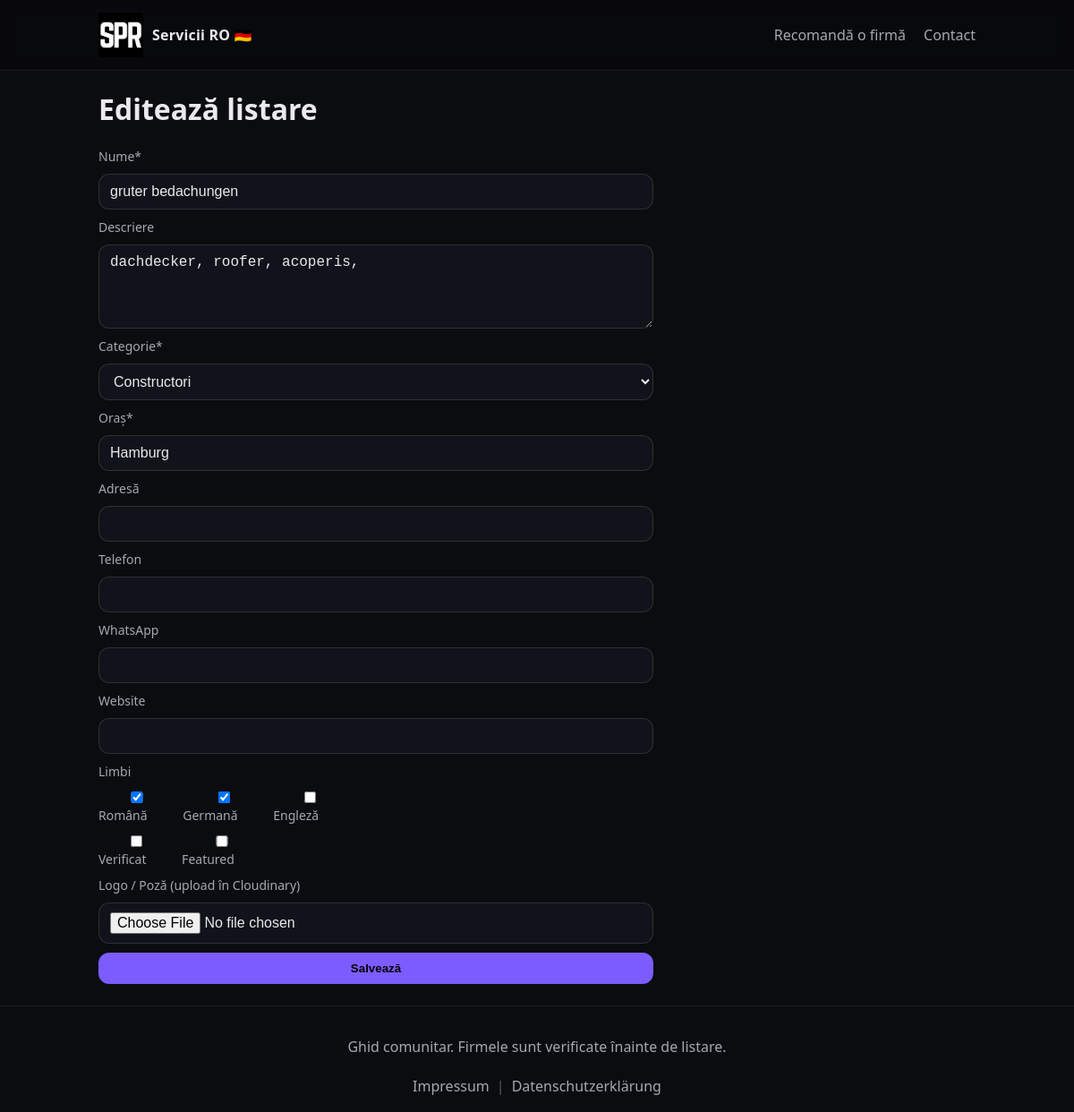
The app's page /control-9f3a7/listings/2/edit (signed in) with its own data.
### app/models.py (models this page shows)
class Listing(db.Model):
    id = db.Column(db.Integer, primary_key=True)
    name = db.Column(db.String(200), nullable=False)
    slug = db.Column(db.String(240), nullable=False, unique=True)
    description = db.Column(db.Text, nullable=True)
    category_id = db.Column(db.Integer, db.ForeignKey("category.id"), nullable=False)
    city_id = db.Column(db.Integer, db.ForeignKey("city.id"), nullable=False)
    address = db.Column(db.String(255), nullable=True)
    phone = db.Column(db.String(80), nullable=True)
    whatsapp = db.Column(db.String(80), nullable=True)
    phone_key = db.Column(db.String(30), nullable=True, unique=True, index=True)
    whatsapp_key = db.Column(db.String(30), nullable=True, unique=True, index=True)
    website = db.Column(db.String(255), nullable=True)
    languages = db.Column(db.String(50), nullable=True)  # "ro,de,en"
    verified = db.Column(db.Boolean, default=False)
    featured = db.Column(db.Boolean, default=False)
    image_url = db.Column(db.String(500), nullable=True)  # Cloudinary URL
    created_at = db.Column(db.DateTime, default=datetime.utcnow)
    updated_at = db.Column(db.DateTime, default=datetime.utcnow, onupdate=datetime.utcnow)
    category = db.relationship("Category")
    city = db.relationship("City")

class Category(db.Model):
    id = db.Column(db.Integer, primary_key=True)
    name = db.Column(db.String(120), nullable=False, unique=True)
    slug = db.Column(db.String(140), nullable=False, unique=True)

class City(db.Model):
    id = db.Column(db.Integer, primary_key=True)
    name = db.Column(db.String(120), nullable=False)
    slug = db.Column(db.String(140), nullable=False, unique=True)
    state = db.Column(db.String(120), nullable=True)
    lat = db.Column(db.Float, nullable=True)
    lng = db.Column(db.Float, nullable=True)

### app/admin/routes.py (the view, shortened to what this page needs)
@admin_bp.route("/listings/<int:listing_id>/edit", methods=["GET", "POST"])
@admin_required
def listings_edit(listing_id: int):
    item = Listing.query.get_or_404(listing_id)
    categories = Category.query.order_by(Category.name.asc()).all()
    return render_template(
        "admin/listing_form.html",
        categories=categories,
        item=item,
        languages_from_str=languages_from_str
    )

### app/admin/routes.py (called while the page is built, shortened)
def admin_required(fn):
    @wraps(fn)
    def wrapper(*args, **kwargs):
        if not session.get("is_admin"):
            return redirect(url_for("admin.login", next=request.path))
        return fn(*args, **kwargs)
    return wrapper

@admin_bp.before_app_request
def setup_cloudinary():
    from flask import current_app
    cfg = current_app.config
    if cfg.get("CLOUDINARY_URL"):
        cloudinary.config(cloudinary_url=cfg["CLOUDINARY_URL"])

### app/public/routes.py (called while the page is built)
@public_bp.app_context_processor
def inject_globals():
    return {
        "all_categories": Category.query.order_by(Category.name.asc()).all(),
        "all_cities": City.query.order_by(City.name.asc()).all(),
        "languages_from_str": languages_from_str
    }

### app/utils.py (called while the page is built)
def languages_from_str(s: str | None) -> list[str]:
    if not s:
        return []
    return [x for x in s.split(",") if x]

### app/templates/admin/listing_form.html (shortened to what this page needs)
{% extends "base.html" %}
{% block content %}
  <h1>{% if item %}Editează{% else %}Creează{% endif %} listare</h1>
  <form class="form" method="post" enctype="multipart/form-data">
    <label>Nume*</label>
    <input name="name" required value="{{ item.name if item else '' }}"/>
    <label>Descriere</label>
    <textarea name="description" rows="4">{{ item.description if item and item.description else '' }}</textarea>
    <label>Categorie*</label>
    <select name="category_id" required>
      {% for c in categories %}
        <option value="{{ c.id }}" {% if item and item.category_id == c.id %}selected{% endif %}>{{ c.name }}</option>
      {% endfor %}
    </select>
    <label>Oraș*</label>
    <input
      name="city_name"
      placeholder="ex: 31655 Stadthagen"
      value="{{ item.city.name if item and item.city else '' }}"
      required/>
    <label>Adresă</label>
    <input name="address" value="{{ item.address if item and item.address else '' }}"/>
    <label>Telefon</label>
    <input name="phone" value="{{ item.phone if item and item.phone else '' }}"/>
    <label>WhatsApp</label>
    <input name="whatsapp" value="{{ item.whatsapp if item and item.whatsapp else '' }}"/>
    <label>Website</label>
    <input name="website" value="{{ item.website if item and item.website else '' }}"/>
    <label>Limbi</label>
    {% set langs = languages_from_str(item.languages) if item else [] %}
    <div class="checks">
      <label><input type="checkbox" name="languages" value="ro" {% if 'ro' in langs %}checked{% endif %}/> Română</label>
      <label><input type="checkbox" name="languages" value="de" {% if 'de' in langs %}checked{% endif %}/> Germană</label>
      <label><input type="checkbox" name="languages" value="en" {% if 'en' in langs %}checked{% endif %}/> Engleză</label>
    </div>
    <div class="checks">
      <label><input type="checkbox" name="verified" {% if item and item.verified %}checked{% endif %}/> Verificat</label>
      <label><input type="checkbox" name="featured" {% if item and item.featured %}checked{% endif %}/> Featured</label>
    </div>
    <label>Logo / Poză (upload în Cloudinary)</label>
    <input type="file" name="image" accept="image/*"/>
    <button type="submit">Salvează</button>
  </form>
{% endblock %}

### app/static/css/style.css (style rules this page uses)
:root { --bg:#0b0c10; --card:#12131a; --text:#e9e9ef; --muted:#a7a7b3; --accent:#7c5cff; --danger:#ff4d4d; }
* { box-sizing:border-box; }
html, body { height:100%; }
body { margin:0; font-family: ui-sans-serif, system-ui, -apple-system, Segoe UI, Roboto, Arial; background:var(--bg); color:var(--text); min-height:100vh; display:flex; flex-direction:column; }
.search input, .search select, .search button, .form input, .form select, .form textarea, .filters input, .filters select { width:100%; padding:10px 12px; border-radius:12px; border:1px solid rgba(255,255,255,.12); background:var(--card); color:var(--text); font-size:16px; }
.search button, .form button, button { background:var(--accent); border:none; cursor:pointer; font-weight:700; padding:10px 12px; border-radius:12px; }
.form { display:grid; gap:10px; max-width:620px; }
.form label { font-size:14px; color:var(--muted); }
.checks { display:flex; gap:16px; flex-wrap:wrap; align-items:center; }

### records on screen
Listing: name "gruter bedachungen", description "dachdecker, roofer, acoperis,", category_id "Constructori"
City: city_name "Hamburg"
